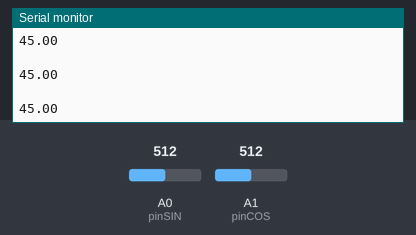
Simulated run of this sketch. Board: Arduino Uno, built with avr-gcc and run on an emulated ATmega328P. Parts: the last lines printed to the serial monitor. Inputs (shaded band) come from the test bench; at power-on: A0 (pinSIN) = 512, A1 (pinCOS) = 512.

Above: at 1.2 s.
1.3 s: A0 (pinSIN) set to 716
At 1.92 s:
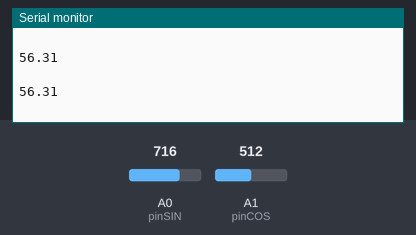
2.8 s: A1 (pinCOS) set to 306
At 2.83 s:
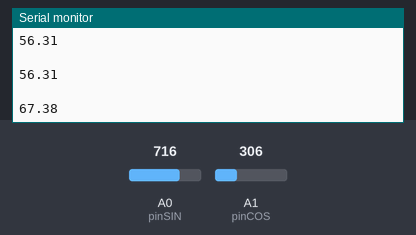
4.3 s: A0 (pinSIN) set to 900
At 4.34 s:
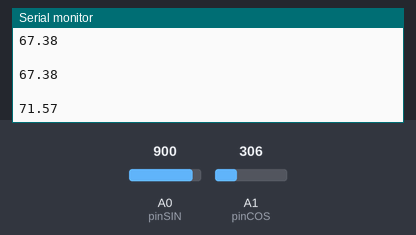
5.8 s: A1 (pinCOS) set to 122
At 5.85 s:
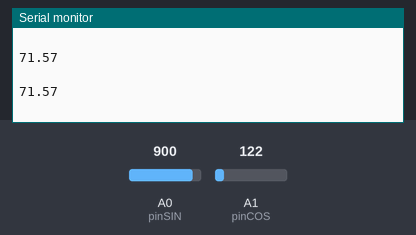
Timing chart, 0 to 8.3 s (numbered marks = the images above; inputs shaded):
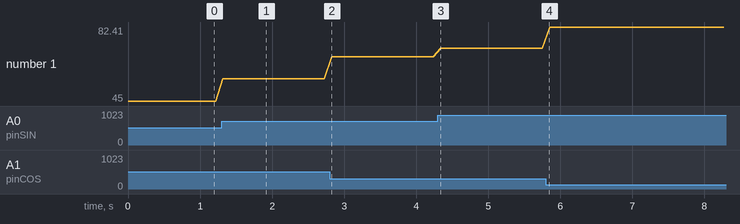

Measured:
- after the input at 1.3 s, the serial monitor: prints a new line at once (image 1)
- after the input at 2.8 s, the serial monitor: prints a new line at once (image 2)
- after the input at 4.3 s, the serial monitor: prints a new line at once (image 3)
- plotted number 1: 45 → 56.31 after the input at 1.3 s, 56.31 → 67.38 after the input at 2.8 s, 67.38 → 71.57 after the input at 4.3 s, 71.57 → 82.41 after the input at 5.8 s

The sketch:

v2_Suspension_Travel.ino
```cpp
/*
Wire Color Code

Red = power
Black = ground
Green/Blue = Output

*/


//these pins are reading in Magnetic Flux Density (MFD)
//sensor outputs voltage proportional to magnetic strength
//analog read in

//IMPORTANT: Make sure pinCOS is the x- axis and pinSIN is the y- axis
const int pinSIN = A0;
const int pinCOS = A1;

//Bryce will give this value once he finds it....it's the distance from the mount pivot to the orthagonal intersection of the wheel center axis
const int arm_radius = 0;

//ATAN2() outputs radians and all trig functions only take radians
const float R2D = 180.0/PI;
const float D2R = PI/180.0;

void setup() {

  pinMode(pinSIN, INPUT);
  pinMode(pinCOS, INPUT);

  Serial.begin(9600);

}

void loop() {
  //all trig function parameters are in radians > convert if needed
  //recall By = @sin(θ) & Bx = @cos(θ) where B = output, @ = max MFD
  // MFD is in mA units
  long vltSIN = analogRead(pinSIN);
  long vltCOS = analogRead(pinCOS);

  long R_vltSIN = numToRadians(vltSIN);
  long R_vltCOS = numToRadians(vltCOS);

  //should output 45 degrees until magnet is in range
  float angle = atan2(R_vltSIN,R_vltCOS) * R2D;

  //Serial.println(vltSIN);
  Serial.print(" ");
  //Serial.println(vltCOS);
  Serial.println(" ");
  Serial.println(angle);
  delay(100);

}


long numToRadians(long x){
  return(x*D2R);
}

/*
void numToRadians(long *x){

}

// formula for angular displacement θ = linear displacement/ Radius of arm
long angDisp(float x){
  return(x*arm_radius);
}

/*
Interrupter in case we need to slow down the program to avoid overwhelming the arduino

void interruptName(){
  count++;
  // Interrupt Service Route over
}
*/
```
